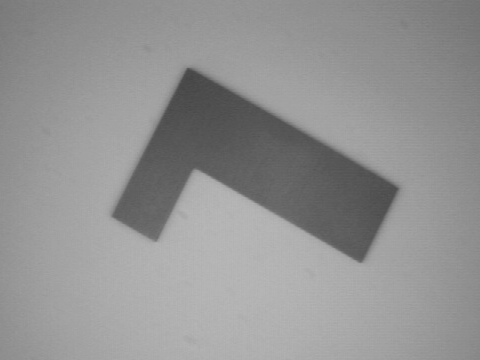
%> input picture dsp mp3/L_shaped1.bmp, 480 x 360 px
$ octave translateimage.m   (GNU Octave 9; MATLAB toolbox functions it lacks are replaced by stand-ins)
%> lines starting %> are read from the running program, lines starting %| are printed output that depends on the picture
% read and display image
img = imread('L_shaped1.bmp');
%> img is the input picture: size 360x480 uint8; min 69, max 184, mean 146.8
% imshow(img);

bx = 95; % shift columns
by = 78; % shift rows

[row, col] = size(img);
%> row = 360; col = 480
trans = uint8(zeros(row, col));

for r=1:row
    for c=1:col
        x2 = r+bx;
        y2 = c+by;
        if x2 <= row && y2 <= col && x2 >= 1 && y2 >= 1
            trans(x2, y2) = img(r, c);
        end
    end
end
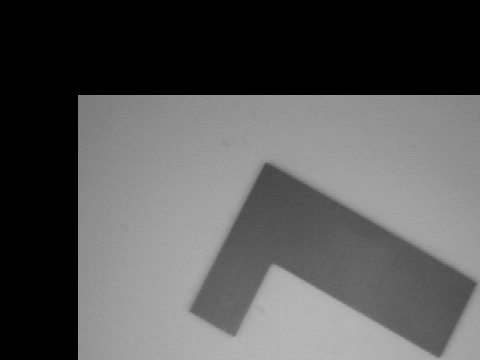
%> trans: size 360x480 uint8; min 0, max 184, mean 86.2

figure('Name','Translated Images (L1)','NumberTitle','off');
subplot(1,2,1);
imshow(img);
title('Original Image');
subplot(1,2,2);
imshow(trans);
title('Translated Image');

% read and display image
img = imread('L_shaped2.bmp');
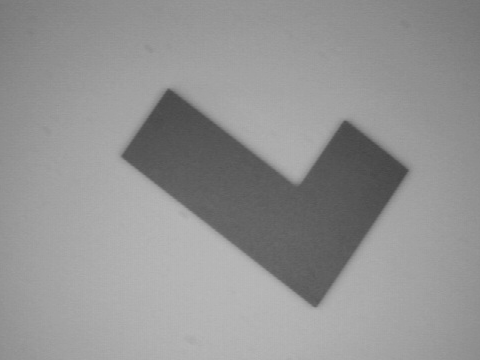
%> input picture dsp mp3/L_shaped2.bmp, 480 x 360 px
%> img is the input picture: size 360x480 uint8; min 68, max 185, mean 147.2
% imshow(img);

bx = 45; % shift columns
by = 65; % shift rows

[row, col] = size(img);
trans = uint8(zeros(row, col));

for r=1:row
    for c=1:col
        x2 = r+bx;
        y2 = c+by;
        if x2 <= row && y2 <= col && x2 >= 1 && y2 >= 1
            trans(x2, y2) = img(r, c);
        end
    end
end
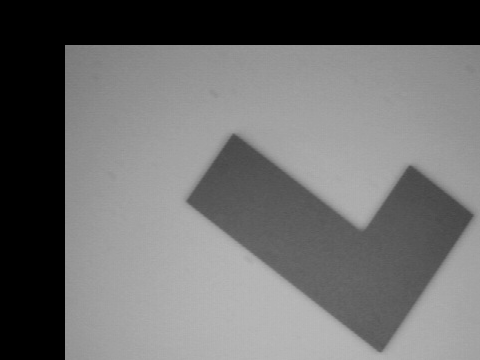
%> trans: size 360x480 uint8; min 0, max 185, mean 109.2

figure('Name','Translated Images (L2)','NumberTitle','off');
subplot(1,2,1);
imshow(img);
title('Original Image');
subplot(1,2,2);
imshow(trans);
title('Translated Image');
